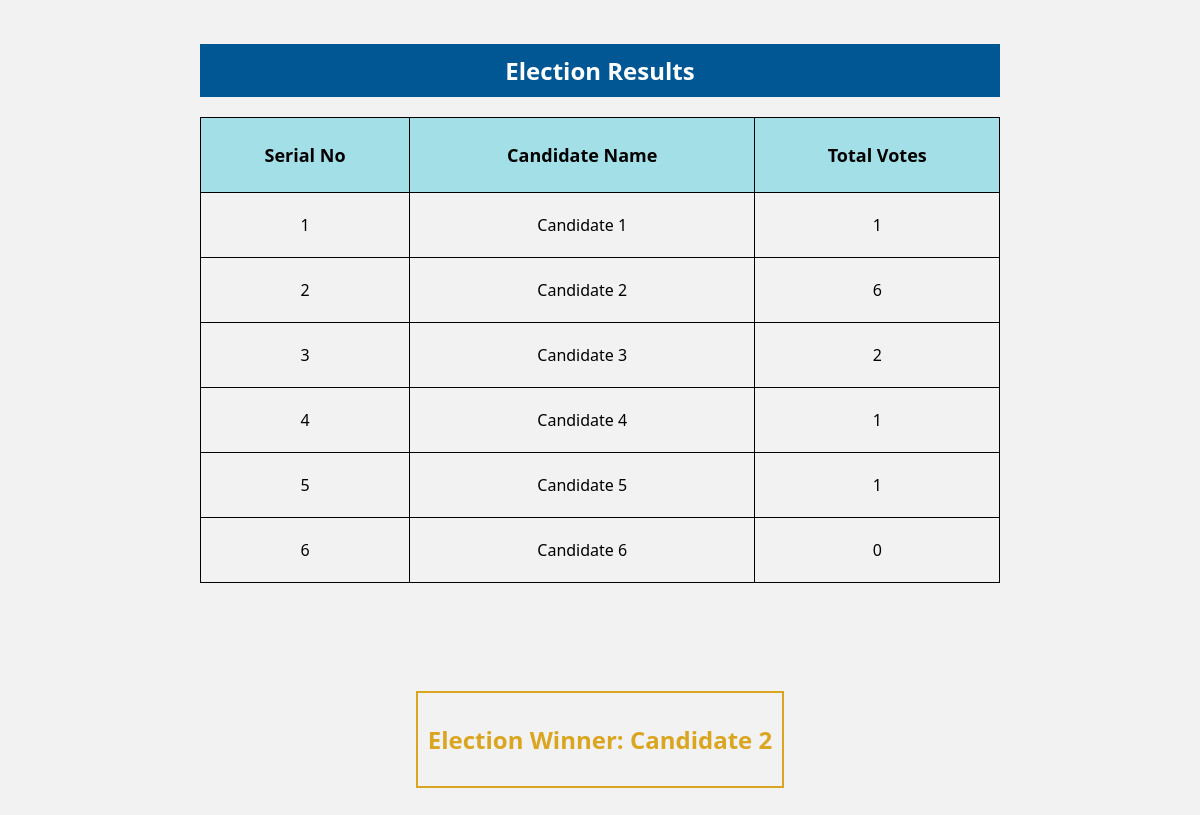
The app's page /results.php with its own data.
### tables this page shows
CREATE TABLE `totalvotes` (
  `candidates_id` varchar(50) NOT NULL,
  `name` varchar(50) NOT NULL,
  `totalVotes` int(4) NOT NULL
);

### results.php (the view, shortened to what this page needs)
<!DOCTYPE html>
<html lang="en">
<head>
</head>
<body>
    <div class="container">
        <h1>Election Results</h1>
        <table>
            <thead>
                <tr>
                    <th>Serial No</th>
                    <th>Candidate Name</th>
                    <th>Total Votes</th>
                </tr>
            </thead>
            <tbody>
                <?php
                include 'connection.php';
                $selectquery = "select * from totalvotes";
                $query = mysqli_query($con, $selectquery);
                $maxVotes = 0;
                $candidateWithMaxVotes = "";
                while ($res = mysqli_fetch_array($query)) {
                    ?>
                    <tr>
                        <td><?php echo $res['candidates_id']   ?></td>
                        <td><?php echo $res['name']   ?></td>
                        <td><?php echo $res['totalVotes']  ?></td>
                    </tr>
                    <?php
                    if ($res['totalVotes'] > $maxVotes) {
                        $maxVotes = $res['totalVotes'];
                        $candidateWithMaxVotes = $res['name'];
                    }
                    elseif ($res['totalVotes'] === $maxVotes){
                        $candidateWithMaxVotes .= ", " . $res['name'];
                    }
                }
                ?>
            </tbody>
        </table>
        <br><br><br><br>
        <div class="box">
            <h2><b>Election Winner: <?php echo $candidateWithMaxVotes; ?></b></h2>
        </div>
    </div>
</body>
</html>

### results.php (style rules this page uses)
.container { max-width: 800px; margin: 0 auto; padding: 20px; font-family: 'Segoe UI', Roboto, Oxygen, Ubuntu, Cantarell, 'Open Sans', 'Helvetica Neue', sans-serif; background-color: #f2f2f2; }
body { background-color: #f2f2f2; }
.container h1 { background-color: #005793; color: white; padding: 10px; text-align: center; font-size: 24px; }
.container table { width: 100%; border-collapse: collapse; margin-top: 20px; }
.container th { background-color: #A3DFE6; border: 1px solid black; padding: 12px; text-align: center; font-size: 18px; height: 50px; }
.container td { border: 1px solid black; padding: 12px; text-align: center; font-size: 16px; height: 40px; }
.container .box { border: 2px solid goldenrod; padding: 10px; width: fit-content; margin: 20px auto; color: goldenrod; transition: transform 0.3s ease; }

### records on screen
totalvotes: candidates_id "1", name "Candidate 1", totalVotes "1"
totalvotes: candidates_id "2", name "Candidate 2", totalVotes "6"
totalvotes: candidates_id "3", name "Candidate 3", totalVotes "2"
totalvotes: candidates_id "4", name "Candidate 4", totalVotes "1"
totalvotes: candidates_id "5", name "Candidate 5", totalVotes "1"
totalvotes: candidates_id "6", name "Candidate 6", totalVotes "0"
